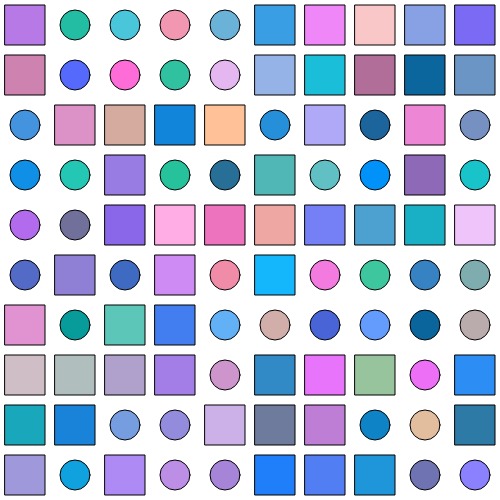
Frame 1 (no input)
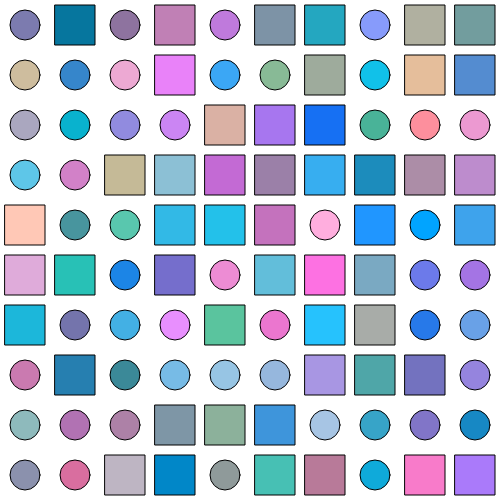
Frame 2 (the mouse pressed at the canvas centre, redrawn once)

The p5.js sketch that drew these frames (run headless with seeded random() and noise() and a simulated clock; the mouse was pressed at the canvas centre and the sketch redrawn once):

// p5.js sketch
// ── sketch.js
function setup() {
  createCanvas(500, 500);
  noLoop();
}

function draw() {
  background(255);
  
  let cellW = 50;
  let cellH = 50;
  
  for (let x = 0; x < width; x = x + cellW) {
    for (let y = 0; y < height; y = y + cellH) {
      let r = random(0, 255);
      let g = random(100, 200);
      let b = random(150, 255);
      
      fill(r, g, b);
      
      let randomValue = random();
      
      if (randomValue > 0.5) {
        let centerX = x + cellW / 2;
        let centerY = y + cellH / 2;
        let circleSize = cellW * 0.6;
        circle(centerX, centerY, circleSize);
      } else {
        let rectX = x + 5;
        let rectY = y + 5;
        let rectW = cellW - 10;
        let rectH = cellH - 10;
        rect(rectX, rectY, rectW, rectH);
      }
    }
  }
}
